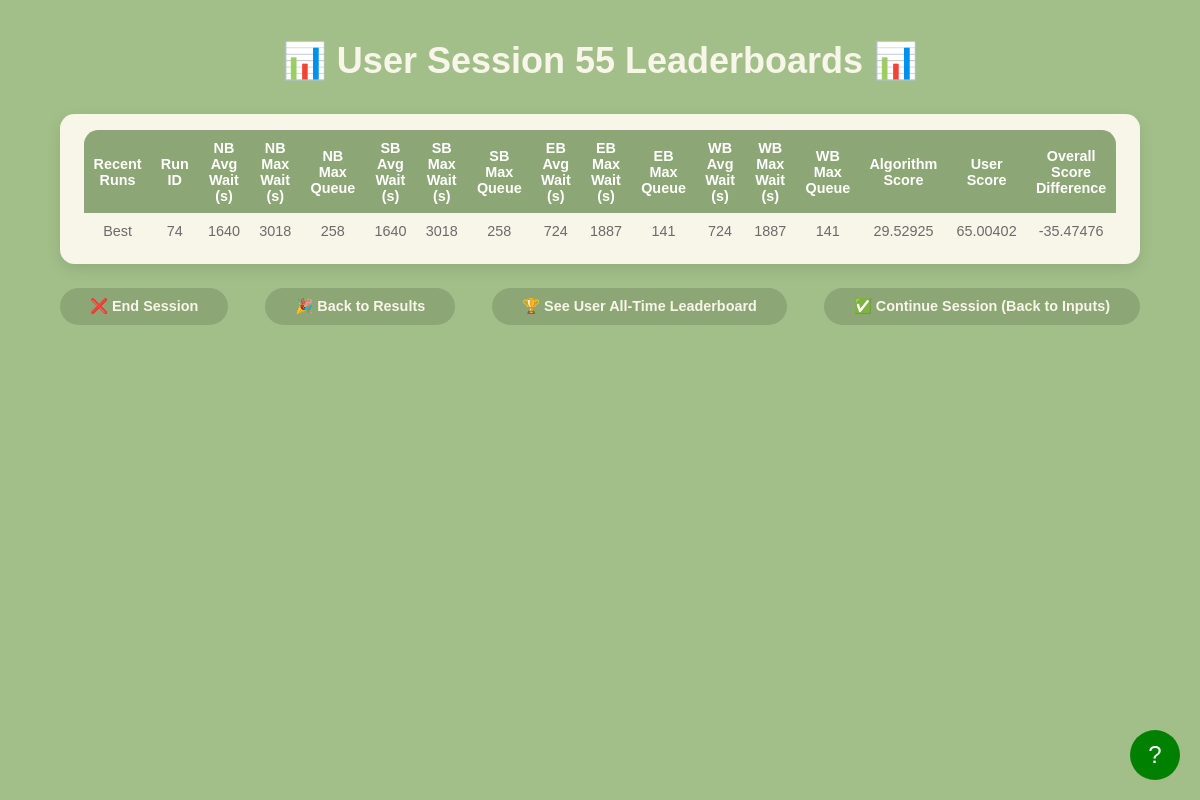
Page /session_leaderboard on the earlier database version.
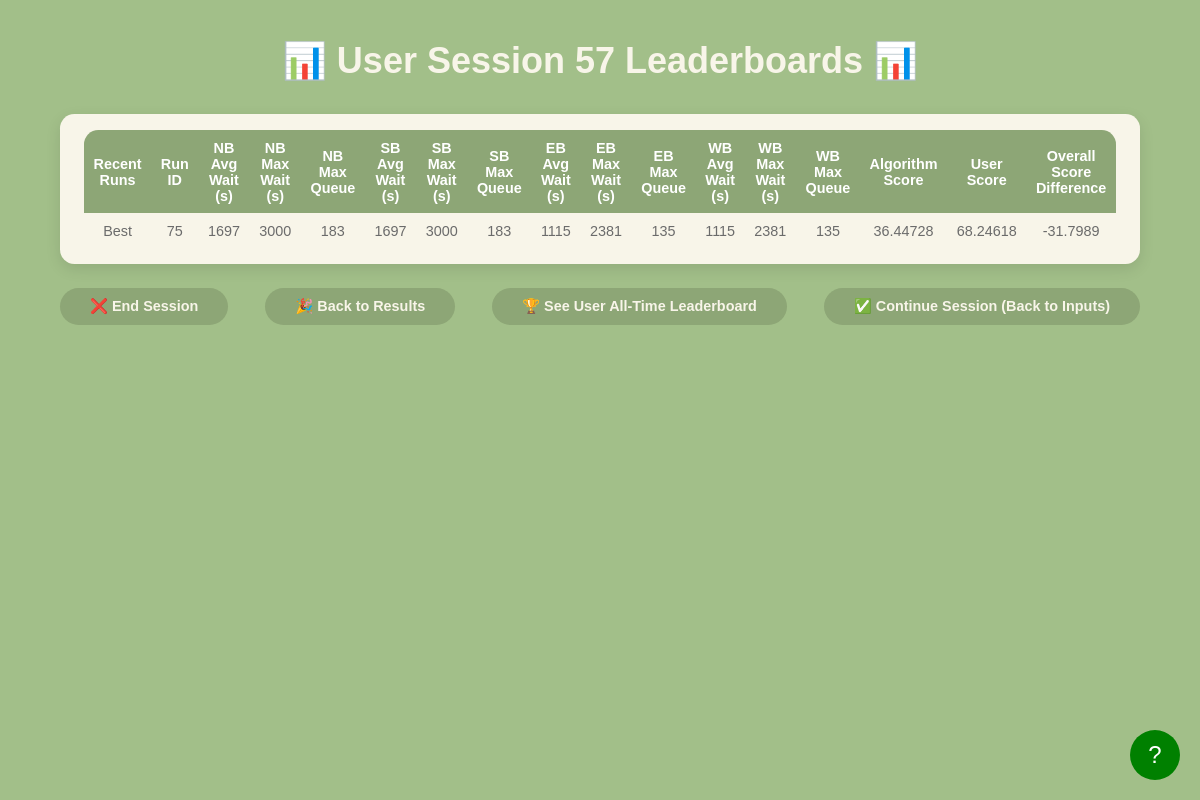
Same page on the later database version.
### models.py (models this page shows, shortened)
class LeaderboardResult(db.Model):
    __tablename__ = 'leaderboard_results'
    id = db.Column(db.Integer, primary_key=True, autoincrement=True)
    run_id = db.Column(db.Integer, db.ForeignKey('configurations.run_id'), nullable=False)
    session_id = db.Column(db.Integer, db.ForeignKey('sessions.id'), nullable=False)
    avg_wait_time_north = db.Column(db.Float, nullable=False)
    max_wait_time_north = db.Column(db.Float, nullable=False)
    max_queue_length_north = db.Column(db.Integer, nullable=False)
    avg_wait_time_south = db.Column(db.Float, nullable=False)
    max_wait_time_south = db.Column(db.Float, nullable=False)
    max_queue_length_south = db.Column(db.Integer, nullable=False)
    avg_wait_time_east = db.Column(db.Float, nullable=False)
    max_wait_time_east = db.Column(db.Float, nullable=False)
    max_queue_length_east = db.Column(db.Integer, nullable=False)
    avg_wait_time_west = db.Column(db.Float, nullable=False)
    max_wait_time_west = db.Column(db.Float, nullable=False)
    max_queue_length_west = db.Column(db.Integer, nullable=False)

### app.py (the view)
@app.route('/session_leaderboard')
def session_leaderboard_page():
    session_id = request.args.get('session_id', type=int)
    if not session_id:
        active_session = Session.query.filter_by(active=True).order_by(Session.id.desc()).first()
        session_id = active_session.id if active_session else None
    runs = get_recent_runs_with_scores(session_id) if session_id else []
    print(get_all_time_best_configurations())
    return render_template('session_leaderboard.html', runs=runs, session_id=session_id)

### templates/session_leaderboard.html (shortened to what this page needs)
<!DOCTYPE html>
<html lang="en">
<head>
    <link rel="stylesheet" href="{{ url_for('static', filename='css/session_leaderboard.css') }}">
</head>
<body>
    <div class="header">
        <h1>📊 User Session {{ session_id }} Leaderboards 📊</h1>
    </div>
    <div class="leaderboard-container">
        <table>
            <thead>
                <tr>
                    <th>Recent Runs</th>
                    <th>Run ID</th>
                    <th>NB Avg Wait (s)</th>
                    <th>NB Max Wait (s)</th>
                    <th>NB Max Queue</th>
                    <th>SB Avg Wait (s)</th>
                    <th>SB Max Wait (s)</th>
                    <th>SB Max Queue</th>
                    <th>EB Avg Wait (s)</th>
                    <th>EB Max Wait (s)</th>
                    <th>EB Max Queue</th>
                    <th>WB Avg Wait (s)</th>
                    <th>WB Max Wait (s)</th>
                    <th>WB Max Queue</th>
                    <th>Algorithm Score</th>
                    <th>User Score</th>
                    <th>Overall Score Difference</th>
                </tr>
            </thead>
            <tbody>
                {% if runs and runs|length > 0 %}
                    {% for run in runs %}
                    <tr onclick="handleRowClick(this)">
                        <td>
                            {% if loop.first %}
                                Best
                            {% else %}
                                {{ loop.index0 }}
                            {% endif %}
                        </td>
                        <td>{{ run.run_id }}</td>
                        <td>{{ run.nb_avg_wait|round|int }}</td>
                        <td>{{ run.nb_max_wait|round|int }}</td>
                        <td>{{ run.nb_max_queue|round|int }}</td>
                        <td>{{ run.sb_avg_wait|round|int }}</td>
                        <td>{{ run.sb_max_wait|round|int }}</td>
                        <td>{{ run.sb_max_queue|round|int }}</td>
                        <td>{{ run.eb_avg_wait|round|int }}</td>
                        <td>{{ run.eb_max_wait|round|int }}</td>
                        <td>{{ run.eb_max_queue|round|int }}</td>
                        <td>{{ run.wb_avg_wait|round|int }}</td>
                        <td>{{ run.wb_max_wait|round|int }}</td>
                        <td>{{ run.wb_max_queue|round|int }}</td>
                        <td>{{ run.algorithm_score|round(5) }}</td>
                        <td>{{ run.user_score|round(5) }}</td>
                        <td>{{ run.score|round(5) }}</td>
                    </tr>
                    {% endfor %}
                {% else %}
                    <tr>
                        <td colspan="15">No session runs found.</td>
                    </tr>
                {% endif %}
            </tbody>
        </table>
    </div>
    <div class="nav-container">
        <a class="nav-button" id="endBtn" href="/index">❌ End Session</a>
        <a class="res-button" id="results" href="/back_to_results">🎉 Back to Results</a>
        <a href="/leaderboards">🏆 See User All-Time Leaderboard</a>
        <a class="nav-button" id="backBtn" href="/parameters">✅ Continue Session (Back to Inputs)</a>
    </div>
    <div id="tutorial-button">?</div>
</body>
</html>

Differences in the rows shown:
no longer on this page (row unchanged): LeaderboardResult: run_id "74", nb_avg_wait "1640", nb_max_wait "3018", nb_max_queue "258", sb_avg_wait "1640", sb_max_wait "3018", sb_max_queue "258", eb_avg_wait "724", eb_max_wait "1887", eb_max_queue "141", wb_avg_wait "724", wb_max_wait "1887", wb_max_queue "141", algorithm_score "29.52925", user_score "65.00402", score "-35.47476"
added LeaderboardResult: run_id "75", nb_avg_wait "1697", nb_max_wait "3000", nb_max_queue "183", sb_avg_wait "1697", sb_max_wait "3000", sb_max_queue "183", eb_avg_wait "1115", eb_max_wait "2381", eb_max_queue "135", wb_avg_wait "1115", wb_max_wait "2381", wb_max_queue "135", algorithm_score "36.44728", user_score "68.24618", score "-31.7989"
Other differences:
{{ session_id }}: "55" → "57"
